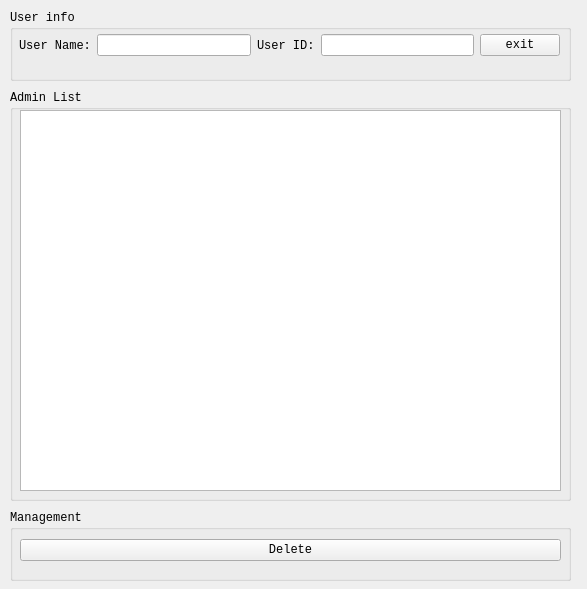
<?xml version="1.0" encoding="UTF-8"?>
<ui version="4.0">
 <class>OwnerDashBroad</class>
 <widget class="QWidget" name="OwnerDashBroad">
  <property name="windowModality">
   <enum>Qt::NonModal</enum>
  </property>
  <property name="geometry">
   <rect>
    <x>0</x>
    <y>0</y>
    <width>587</width>
    <height>589</height>
   </rect>
  </property>
  <property name="font">
   <font>
    <family>Consolas</family>
   </font>
  </property>
  <property name="windowTitle">
   <string>Form</string>
  </property>
  <widget class="QGroupBox" name="groupBox">
   <property name="geometry">
    <rect>
     <x>10</x>
     <y>10</y>
     <width>561</width>
     <height>71</height>
    </rect>
   </property>
   <property name="title">
    <string>User info</string>
   </property>
   <widget class="QWidget" name="horizontalLayoutWidget">
    <property name="geometry">
     <rect>
      <x>9</x>
      <y>10</y>
      <width>541</width>
      <height>51</height>
     </rect>
    </property>
    <layout class="QHBoxLayout" name="horizontalLayout">
     <item>
      <widget class="QLabel" name="label">
       <property name="text">
        <string>User Name:</string>
       </property>
      </widget>
     </item>
     <item>
      <widget class="QLineEdit" name="UserNameLineEdit"/>
     </item>
     <item>
      <widget class="QLabel" name="label_2">
       <property name="text">
        <string>User ID:</string>
       </property>
      </widget>
     </item>
     <item>
      <widget class="QLineEdit" name="UserIDLineEdit"/>
     </item>
     <item>
      <widget class="QPushButton" name="ExitButton">
       <property name="text">
        <string>exit</string>
       </property>
      </widget>
     </item>
    </layout>
   </widget>
  </widget>
  <widget class="QGroupBox" name="groupBox_2">
   <property name="geometry">
    <rect>
     <x>10</x>
     <y>90</y>
     <width>561</width>
     <height>411</height>
    </rect>
   </property>
   <property name="title">
    <string>Admin List</string>
   </property>
   <widget class="QWidget" name="verticalLayoutWidget">
    <property name="geometry">
     <rect>
      <x>10</x>
      <y>20</y>
      <width>541</width>
      <height>381</height>
     </rect>
    </property>
    <layout class="QVBoxLayout" name="verticalLayout">
     <item>
      <widget class="QTableView" name="AdminTable"/>
     </item>
    </layout>
   </widget>
  </widget>
  <widget class="QGroupBox" name="groupBox_3">
   <property name="geometry">
    <rect>
     <x>10</x>
     <y>510</y>
     <width>561</width>
     <height>71</height>
    </rect>
   </property>
   <property name="title">
    <string>Management</string>
   </property>
   <widget class="QWidget" name="gridLayoutWidget">
    <property name="geometry">
     <rect>
      <x>10</x>
      <y>20</y>
      <width>541</width>
      <height>41</height>
     </rect>
    </property>
    <layout class="QGridLayout" name="gridLayout">
     <item row="0" column="0">
      <widget class="QPushButton" name="DeleteButton">
       <property name="text">
        <string>Delete</string>
       </property>
      </widget>
     </item>
    </layout>
   </widget>
  </widget>
 </widget>
 <resources/>
 <connections/>
</ui>
